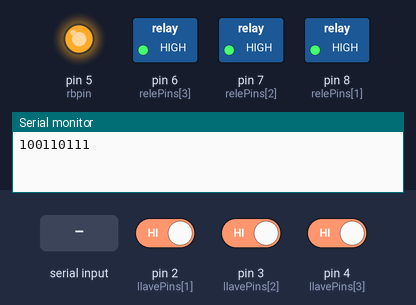
Bench run of a sketch on a simulated Arduino Uno, built with avr-gcc and run on an emulated ATmega328P. Shown: switched loads named in the sketch (green lamp = pin HIGH), output pins drawn as LEDs (lit = HIGH), the last lines printed to the serial monitor. The inputs (shaded band) are chosen by the test bench; at power-on: pin 2 (llavePins[1]) HIGH, pin 3 (llavePins[2]) HIGH, pin 4 (llavePins[3]) HIGH.

Above: at 1.4 s.
1.5 s: "30,150\n" received over Serial
At 2.5 s:
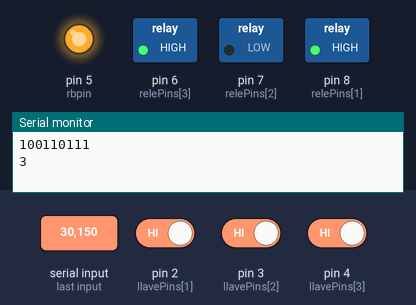
3.0 s: pin 2 (llavePins[1]) driven LOW
At 3.1 s:
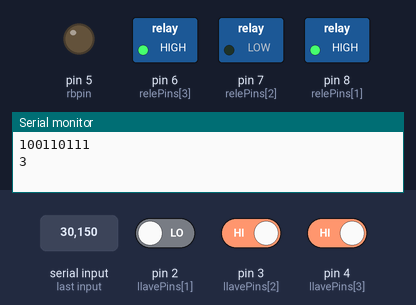
4.7 s: "5\n" received over Serial
At 5.9 s:
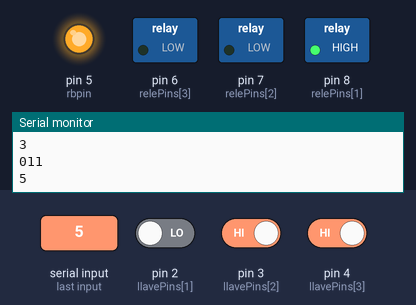
6.2 s: pin 3 (llavePins[2]) driven LOW
At 7.3 s:
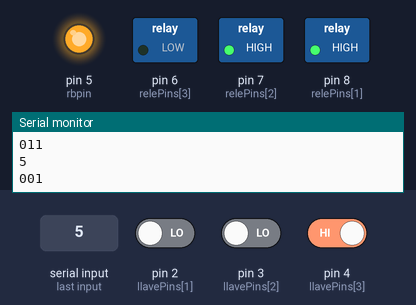
7.9 s: pin 4 (llavePins[3]) driven LOW
At 8.0 s:
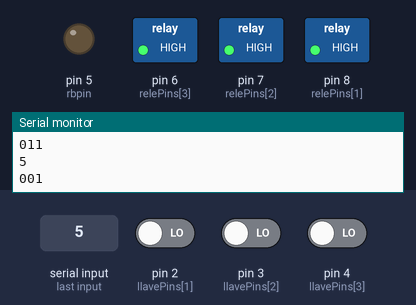
Timing chart, 0 to 10.6 s (numbered marks = the images above; inputs shaded):
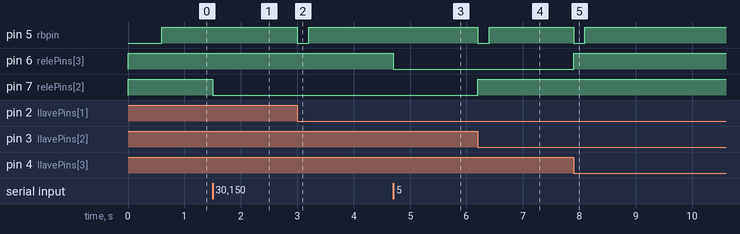

Measured:
- after the input at 1.5 s, pin 7 (relePins[2]): HIGH → LOW at once
- after the input at 3.0 s, pin 5 (rbpin): HIGH → LOW at once, → HIGH 0.20 s later
- after the input at 4.7 s, pin 6 (relePins[3]): HIGH → LOW at once
- after the input at 6.2 s, pin 5 (rbpin): HIGH → LOW at once, → HIGH 0.20 s later; pin 7 (relePins[2]): LOW → HIGH at once
- after the input at 7.9 s, pin 5 (rbpin): HIGH → LOW at once, → HIGH 0.20 s later; pin 6 (relePins[3]): LOW → HIGH at once

The sketch:

test1.ino
```cpp
  int relePins[] = { 0, 8, 7, 6 };

  int llavePins[] = { 0, 2, 3, 4 };

  int arrayState[]  = { 0, 0, 0, 0};

  int const cantRele = 3;
  int const cantLlave = 3;
  int rbpin = 5;
  int swAux = 0;
  int flag = 0;
  int data = 0;
  int auxPar = 0;
  int auxImpar = 0;

  void setup() {

    Serial.begin(9600);

    for (int i=1; i <= cantLlave; i++){
      pinMode( llavePins[i], INPUT);
    }
    for (int i=1; i <= cantRele; i++){
      pinMode( relePins[i],OUTPUT);
    }
    for (int i=1; i <= cantRele; i++){
      digitalWrite(relePins[i],HIGH);
    }
    pinMode(rbpin, OUTPUT);
    digitalWrite(rbpin, HIGH);


  }

  void loop() {


    for (int i=1; i <= cantLlave; i++){
      swAux = digitalRead(llavePins[i]);

      if(swAux == 0){
        digitalWrite(relePins[i],HIGH);
      }
      /*
      if(swAux == 1){
        digitalWrite(relePins[i],LOW);
      }
      */
      if ( arrayState[i] != swAux){
        arrayState[i] = swAux;
        digitalWrite(rbpin,LOW);
        delay(200);
        digitalWrite(rbpin,HIGH);

        for (int i=1; i <= cantLlave; i++){
          Serial.print(arrayState[i]);
        }

      }

    }
    Serial.println();
       String codigo = "";

    while(Serial.available() > 0){
      char ch = Serial.read();
      if (isDigit(ch)) {
        codigo += ch;
      }
    }

    data = codigo.toInt();
    if ((data<100) && (data>0)){

      //Serial.println("hola");
      Serial.println(data);
      if (data == 99){
        Serial.print(arrayState[1]);
        Serial.print(arrayState[2]);
        Serial.print(arrayState[3]);
      }
      if (data % 2 == 0){
        auxPar = (data/2);
        //arrayState[auxPar] = 0;
        digitalWrite(relePins[auxPar],HIGH);
      }
      if (data % 2 != 0) {
        auxImpar = ((data + 1)/2);
        //arrayState[auxImpar] = 1;
        if (arrayState[auxImpar] == 1){
          digitalWrite(relePins[auxImpar],LOW);
        }
      }


      delay(500);

    }


 }
```
